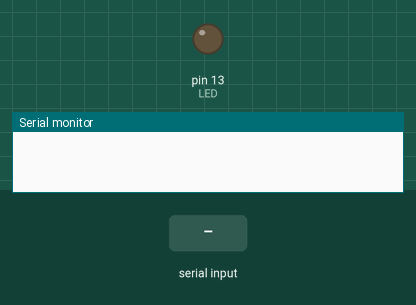
Bench run of a sketch on a simulated Arduino Uno, built with avr-gcc and run on an emulated ATmega328P. Shown: output pins drawn as LEDs (lit = HIGH), the last lines printed to the serial monitor. The inputs (shaded band) are chosen by the test bench.

Above: at 1.2 s.
1.3 s: "1" received over the second serial link
At 2.4 s:
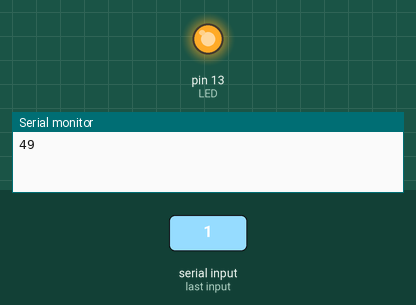
Timing chart, 0 to 4.3 s (numbered marks = the images above; inputs shaded):
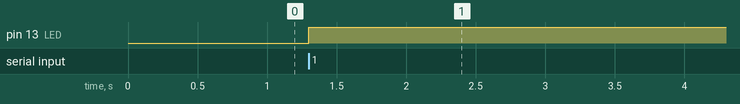

The sketch:

sketch_jul16b.ino
```cpp
/* 1byte HC12 Receiver example.
/* Tutorial link: http://electronoobs.com/eng_arduino_tut96.php
 * Code: http://electronoobs.com/eng_arduino_tut96_code1.php
 * Scheamtic: http://electronoobs.com/eng_arduino_tut96_sch1.php
 * Youtube Channel: http://www.youtube/c/electronoobs
 *
  Module // Arduino UNO/NANO
    GND    ->   GND
    Vcc    ->   3.3V
    Tx     ->   D10
    Rx     ->   D11
 */
#include <SoftwareSerial.h>
SoftwareSerial HC12(10, 11); // HC-12 TX Pin, HC-12 RX Pin
int LED = 13;

void setup() {
  Serial.begin(9600);             // Serial port to computer
  HC12.begin(9600);               // Serial port to HC12
  pinMode(LED,OUTPUT);
}
void loop() {
  while (HC12.available()) {        // If HC-12 has data
    int val = HC12.read();
    Serial.println(val);      // Send the data to Serial monitor
    analogWrite(LED,val);

    if(val == 27){
      digitalWrite(LED,LOW);
    }
    else{
      digitalWrite(LED,HIGH);
    }


  }
}
```

Measured:
- after the input at 1.3 s, pin 13 (LED): LOW → HIGH at once
